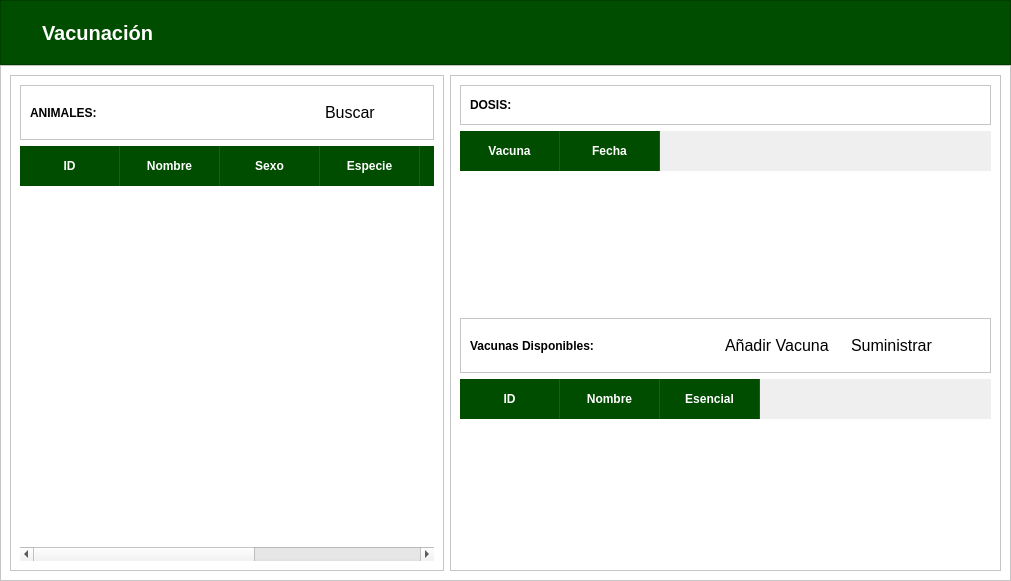
      <widget class="QWidget" name="page_6">
       <layout class="QVBoxLayout" name="verticalLayout_5" stretch="1,8">
        <property name="spacing">
         <number>0</number>
        </property>
        <property name="leftMargin">
         <number>0</number>
        </property>
        <property name="topMargin">
         <number>0</number>
        </property>
        <property name="rightMargin">
         <number>0</number>
        </property>
        <property name="bottomMargin">
         <number>0</number>
        </property>
        <item>
         <widget class="QFrame" name="frame_superior_4">
          <property name="styleSheet">
           <string notr="true">#frame_superior_4{
	background-color: #004d00
}

#titulo_4{
	color: white; 
	font-size: 20px; 
	font-weight: bold; 
}</string>
          </property>
          <property name="frameShape">
           <enum>QFrame::StyledPanel</enum>
          </property>
          <property name="frameShadow">
           <enum>QFrame::Raised</enum>
          </property>
          <layout class="QHBoxLayout" name="horizontalLayout_5">
           <property name="leftMargin">
            <number>15</number>
           </property>
           <item>
            <widget class="QLabel" name="label_4">
             <property name="minimumSize">
              <size>
               <width>20</width>
               <height>20</height>
              </size>
             </property>
             <property name="maximumSize">
              <size>
               <width>40</width>
               <height>40</height>
              </size>
             </property>
             <property name="text">
              <string/>
             </property>
             <property name="pixmap">
              <pixmap>img/salud.png</pixmap>
             </property>
             <property name="scaledContents">
              <bool>true</bool>
             </property>
            </widget>
           </item>
           <item>
            <widget class="QLabel" name="titulo_4">
             <property name="text">
              <string>Vacunación</string>
             </property>
            </widget>
           </item>
           <item>
            <spacer name="horizontalSpacer_4">
             <property name="orientation">
              <enum>Qt::Horizontal</enum>
             </property>
             <property name="sizeHint" stdset="0">
              <size>
               <width>776</width>
               <height>20</height>
              </size>
             </property>
            </spacer>
           </item>
          </layout>
         </widget>
        </item>
        <item>
         <widget class="QFrame" name="frame_4">
          <property name="styleSheet">
           <string notr="true">.QFrame{
	background-color:white;
}

/* Estilo general de la tabla */
QTableWidget {
    background-color: white;
    gridline-color: #dcdcdc; /* Color de las líneas de la cuadrícula */
    border: none;
    alternate-background-color: #efefef; /* Color de las filas grises */
    selection-background-color: #a8d5a2; /* Color cuando seleccionas una fila */
    color: #333333; /* Color del texto de los datos */
}

/* Estilo de los encabezados (La parte superior verde) */
QHeaderView::section {
    background-color: #004d00; /* Verde oscuro como el de tu banner */
    color: white;
    padding: 5px;
    font-weight: bold;
    border: none;
    border-right: 1px solid #1a5e1a; /* Línea divisoria entre columnas */
    height: 30px;
}

/* Estilo para que los datos se vean más limpios */
QTableWidget::item {
    padding: 5px;
}

QPushButton {
    background-color: transparent;
    text-align: left;
    padding: 8px;
    font-size: 16px;
    border: none;
}

QPushButton:hover {
    background-color: #efefef;
}</string>
          </property>
          <property name="frameShape">
           <enum>QFrame::StyledPanel</enum>
          </property>
          <property name="frameShadow">
           <enum>QFrame::Raised</enum>
          </property>
          <layout class="QHBoxLayout" name="horizontalLayout_13">
           <item>
            <widget class="QFrame" name="frame_9">
             <property name="frameShape">
              <enum>QFrame::StyledPanel</enum>
             </property>
             <property name="frameShadow">
              <enum>QFrame::Raised</enum>
             </property>
             <layout class="QVBoxLayout" name="verticalLayout_12">
              <item>
               <widget class="QFrame" name="frame_11">
                <property name="frameShape">
                 <enum>QFrame::StyledPanel</enum>
                </property>
                <property name="frameShadow">
                 <enum>QFrame::Raised</enum>
                </property>
                <layout class="QHBoxLayout" name="horizontalLayout_10">
                 <item>
                  <widget class="QLabel" name="label_6">
                   <property name="font">
                    <font>
                     <pointsize>9</pointsize>
                     <weight>75</weight>
                     <bold>true</bold>
                    </font>
                   </property>
                   <property name="text">
                    <string>ANIMALES:</string>
                   </property>
                  </widget>
                 </item>
                 <item>
                  <spacer name="horizontalSpacer_10">
                   <property name="orientation">
                    <enum>Qt::Horizontal</enum>
                   </property>
                   <property name="sizeHint" stdset="0">
                    <size>
                     <width>214</width>
                     <height>20</height>
                    </size>
                   </property>
                  </spacer>
                 </item>
                 <item>
                  <widget class="QPushButton" name="btn_buscarVacunacionAnimales">
                   <property name="text">
                    <string>Buscar</string>
                   </property>
                   <property name="icon">
                    <iconset>
                     <normaloff>img/lupa.png</normaloff>img/lupa.png</iconset>
                   </property>
                  </widget>
                 </item>
                 <item>
                  <spacer name="horizontalSpacer_14">
                   <property name="orientation">
                    <enum>Qt::Horizontal</enum>
                   </property>
                   <property name="sizeHint" stdset="0">
                    <size>
                     <width>40</width>
                     <height>20</height>
                    </size>
                   </property>
                  </spacer>
                 </item>
                </layout>
               </widget>
              </item>
              <item>
               <widget class="QTableWidget" name="tabla_vacunacionAnimales">
                <property name="alternatingRowColors">
                 <bool>true</bool>
                </property>
                <attribute name="verticalHeaderVisible">
                 <bool>false</bool>
                </attribute>
                <column>
                 <property name="text">
                  <string>ID</string>
                 </property>
                </column>
                <column>
                 <property name="text">
                  <string>Nombre</string>
                 </property>
                </column>
                <column>
                 <property name="text">
                  <string>Sexo</string>
                 </property>
                </column>
                <column>
                 <property name="text">
                  <string>Especie</string>
                 </property>
                </column>
                <column>
                 <property name="text">
                  <string>Raza</string>
                 </property>
                </column>
                <column>
                 <property name="text">
                  <string>Fecha Nacimiento</string>
                 </property>
                </column>
                <column>
                 <property name="text">
                  <string>Fecha Adopcion</string>
                 </property>
                </column>
               </widget>
              </item>
             </layout>
            </widget>
           </item>
           <item>
            <widget class="QFrame" name="frame_10">
             <property name="frameShape">
              <enum>QFrame::StyledPanel</enum>
             </property>
             <property name="frameShadow">
              <enum>QFrame::Raised</enum>
             </property>
             <layout class="QVBoxLayout" name="verticalLayout_13">
              <item>
               <widget class="QFrame" name="frame_12">
                <property name="frameShape">
                 <enum>QFrame::StyledPanel</enum>
                </property>
                <property name="frameShadow">
                 <enum>QFrame::Raised</enum>
                </property>
                <layout class="QHBoxLayout" name="horizontalLayout_12">
                 <item>
                  <widget class="QLabel" name="label_7">
                   <property name="font">
                    <font>
                     <pointsize>9</pointsize>
                     <weight>75</weight>
                     <bold>true</bold>
                    </font>
                   </property>
                   <property name="text">
                    <string>DOSIS:</string>
                   </property>
                  </widget>
                 </item>
                 <item>
                  <spacer name="horizontalSpacer_11">
                   <property name="orientation">
                    <enum>Qt::Horizontal</enum>
                   </property>
                   <property name="sizeHint" stdset="0">
                    <size>
                     <width>384</width>
                     <height>20</height>
                    </size>
                   </property>
                  </spacer>
                 </item>
                </layout>
               </widget>
              </item>
              <item>
               <widget class="QTableWidget" name="tabla_dosis">
                <property name="alternatingRowColors">
                 <bool>true</bool>
                </property>
                <attribute name="verticalHeaderVisible">
                 <bool>false</bool>
                </attribute>
                <column>
                 <property name="text">
                  <string>Vacuna</string>
                 </property>
                </column>
                <column>
                 <property name="text">
                  <string>Fecha</string>
                 </property>
                </column>
               </widget>
              </item>
              <item>
               <widget class="QFrame" name="frame_13">
                <property name="frameShape">
                 <enum>QFrame::StyledPanel</enum>
                </property>
                <property name="frameShadow">
                 <enum>QFrame::Raised</enum>
                </property>
                <layout class="QHBoxLayout" name="horizontalLayout_11">
                 <item>
                  <widget class="QLabel" name="label_8">
                   <property name="font">
                    <font>
                     <pointsize>9</pointsize>
                     <weight>75</weight>
                     <bold>true</bold>
                    </font>
                   </property>
                   <property name="text">
                    <string>Vacunas Disponibles:</string>
                   </property>
                  </widget>
                 </item>
                 <item>
                  <spacer name="horizontalSpacer_12">
                   <property name="orientation">
                    <enum>Qt::Horizontal</enum>
                   </property>
                   <property name="sizeHint" stdset="0">
                    <size>
                     <width>117</width>
                     <height>20</height>
                    </size>
                   </property>
                  </spacer>
                 </item>
                 <item>
                  <widget class="QPushButton" name="btn_anadirVacuna">
                   <property name="text">
                    <string>Añadir Vacuna</string>
                   </property>
                   <property name="icon">
                    <iconset>
                     <normaloff>img/anadir.png</normaloff>img/anadir.png</iconset>
                   </property>
                  </widget>
                 </item>
                 <item>
                  <widget class="QPushButton" name="btn_suministraVacuna">
                   <property name="text">
                    <string>Suministrar</string>
                   </property>
                   <property name="icon">
                    <iconset>
                     <normaloff>img/jeringa.png</normaloff>img/jeringa.png</iconset>
                   </property>
                  </widget>
                 </item>
                 <item>
                  <spacer name="horizontalSpacer_13">
                   <property name="orientation">
                    <enum>Qt::Horizontal</enum>
                   </property>
                   <property name="sizeHint" stdset="0">
                    <size>
                     <width>40</width>
                     <height>20</height>
                    </size>
                   </property>
                  </spacer>
                 </item>
                </layout>
               </widget>
              </item>
              <item>
               <widget class="QTableWidget" name="tabla_vacunas">
                <property name="alternatingRowColors">
                 <bool>true</bool>
                </property>
                <attribute name="verticalHeaderVisible">
                 <bool>false</bool>
                </attribute>
                <column>
                 <property name="text">
                  <string>ID</string>
                 </property>
                </column>
                <column>
                 <property name="text">
                  <string>Nombre</string>
                 </property>
                </column>
                <column>
                 <property name="text">
                  <string>Esencial</string>
                 </property>
                </column>
               </widget>
              </item>
             </layout>
            </widget>
           </item>
          </layout>
         </widget>
        </item>
       </layout>
      </widget>
